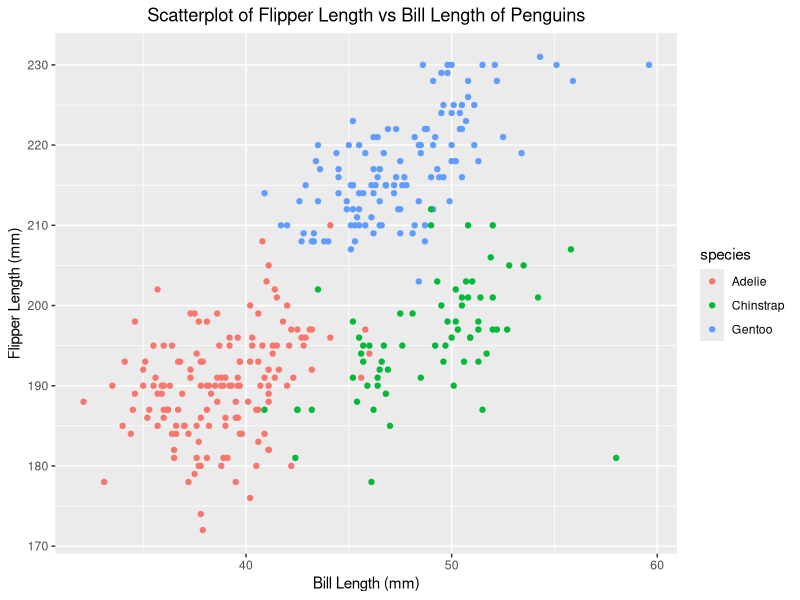
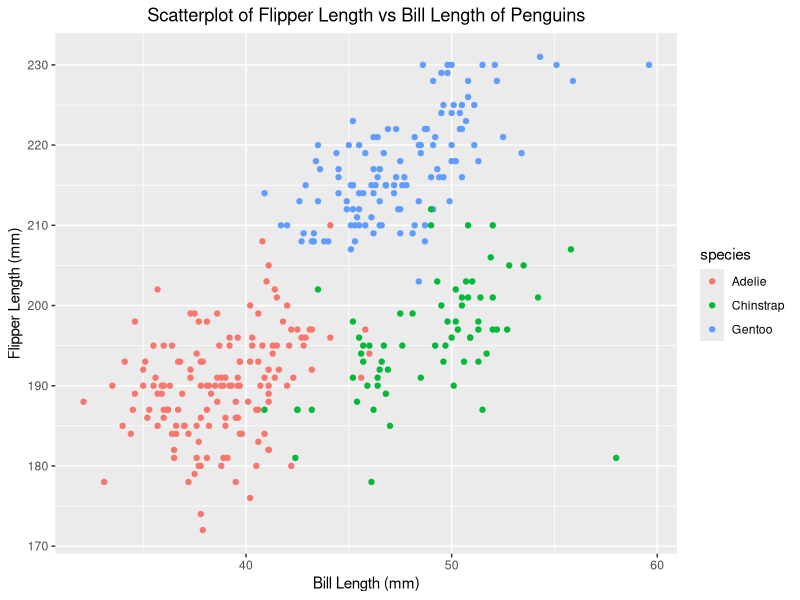

Source code (R) for these figures, in order:
## ---- chunk 1
library(tidyverse)
## ---- chunk 2
data("penguins", package = "palmerpenguins")
## ---- chunk 3
penguins |> 
  drop_na(bill_length_mm, flipper_length_mm) |> 
  ggplot(aes(x = bill_length_mm, y = flipper_length_mm, color = species)) +
  geom_point() +
  labs(title = "Scatterplot of Flipper Length vs Bill Length of Penguins",
       x = "Bill Length (mm)",
       y = "Flipper Length (mm)")+
  theme(plot.title = element_text(hjust = 0.5))
## ---- chunk 4
ggsave("scatterplot_flipper_vs_bill.png")
## ---- chunk 5
set.seed(1234)
df = data.frame(
  normal_sample = rnorm(10), 
  logical_vector = rnorm(10) > 0,  
  character_vector = rep(letters[1:10]), 
  factor_vector = factor(rep(c("Level1", "Level2", "Level3"), length.out = 10,replace = TRUE))
)
# View the data frame
print(head(df, row.names = FALSE))
## ---- chunk 6
mean_normal=mean(pull(df, normal_sample) )
mean_logical=mean(pull(df, logical_vector))
mean_character=mean(pull(df, character_vector))
mean_factor=mean(pull(df, factor_vector))
